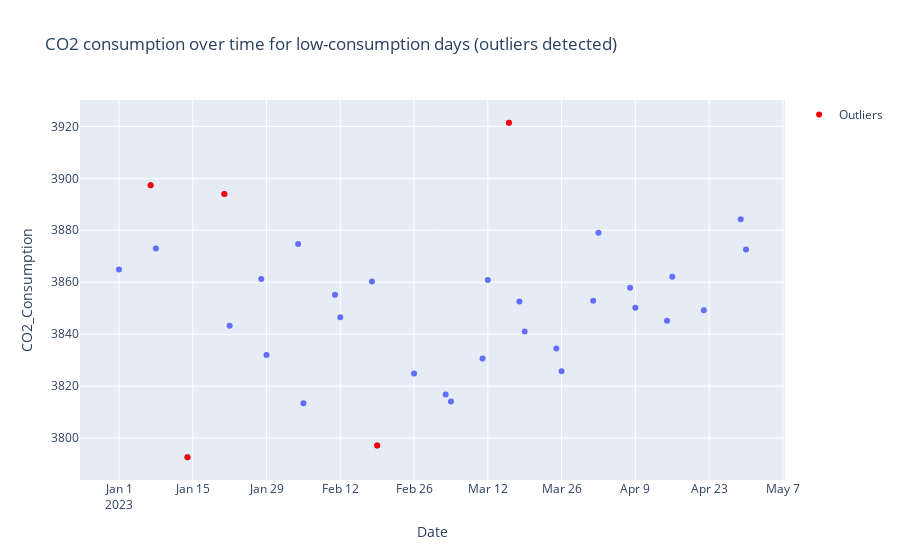

Notebook cell for this chart:
### Code cell
low_days[outlier_indices]
fig = px.scatter(
    low_days,
    x="Date",
    y="CO2_Consumption",
    title="CO2 consumption over time for low-consumption days (outliers detected)",
)
fig.add_scatter(
    x=low_days[outlier_indices]["Date"],
    y=low_days[outlier_indices].CO2_Consumption,
    mode="markers",
    marker=dict(color="red"),
    name="Outliers",
)
fig.show()

### Figure 1 — Plotly figure (JSON) as saved in the notebook; plotly's stock layout.template omitted (floating-point values rounded to 4 significant figures)
{"data": [{"hovertemplate": "Date=%{x}<br>CO2_Consumption=%{y}<extra></extra>", "legendgroup": "", "marker": {"color": "#636efa", "symbol": "circle"}, "mode": "markers", "name": "", "orientation": "v", "showlegend": false, "type": "scatter", "x": ["2023-01-01T00:00:00", "2023-01-07T00:00:00", "2023-01-08T00:00:00", "2023-01-14T00:00:00", "2023-01-21T00:00:00", "2023-01-22T00:00:00", "2023-01-28T00:00:00", "2023-01-29T00:00:00", "2023-02-04T00:00:00", "2023-02-05T00:00:00", "2023-02-11T00:00:00", "2023-02-12T00:00:00", "2023-02-18T00:00:00", "2023-02-19T00:00:00", "2023-02-26T00:00:00", "2023-03-04T00:00:00", "2023-03-05T00:00:00", "2023-03-11T00:00:00", "2023-03-12T00:00:00", "2023-03-16T00:00:00", "2023-03-18T00:00:00", "2023-03-19T00:00:00", "2023-03-25T00:00:00", "2023-03-26T00:00:00", "2023-04-01T00:00:00", "2023-04-02T00:00:00", "2023-04-08T00:00:00", "2023-04-09T00:00:00", "2023-04-15T00:00:00", "2023-04-16T00:00:00", "2023-04-22T00:00:00", "2023-04-29T00:00:00", "2023-04-30T00:00:00"], "xaxis": "x", "y": [3865.0, 3897.0, 3873.0, 3793.0, 3894.0, 3843.0, 3861.0, 3832.0, 3875.0, 3813.0, 3855.0, 3847.0, 3860.0, 3797.0, 3825.0, 3817.0, 3814.0, 3831.0, 3861.0, 3921.0, 3853.0, 3841.0, 3834.0, 3826.0, 3853.0, 3879.0, 3858.0, 3850.0, 3845.0, 3862.0, 3849.0, 3884.0, 3873.0], "yaxis": "y"}, {"marker": {"color": "red"}, "mode": "markers", "name": "Outliers", "type": "scatter", "x": ["2023-01-07T00:00:00", "2023-01-14T00:00:00", "2023-01-21T00:00:00", "2023-02-19T00:00:00", "2023-03-16T00:00:00"], "y": [3897.0, 3793.0, 3894.0, 3797.0, 3921.0]}], "layout": {"legend": {"tracegroupgap": 0}, "title": {"text": "CO2 consumption over time for low-consumption days (outliers detected)"}, "xaxis": {"anchor": "y", "domain": [0, 1], "title": {"text": "Date"}}, "yaxis": {"anchor": "x", "domain": [0, 1], "title": {"text": "CO2_Consumption"}}}}
